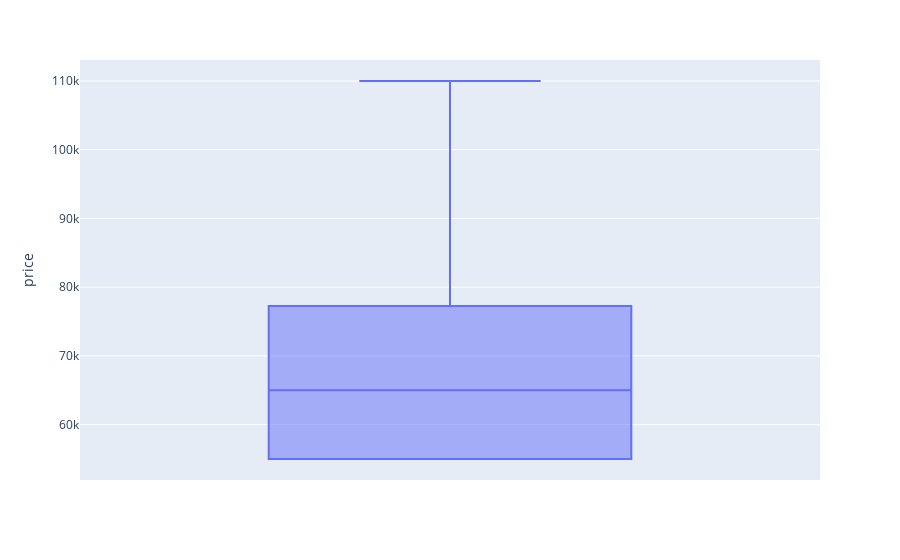

The cell this chart's notebook holds for it:
### Code cell
get_box_plot(processed_df, plot_parameter="price", numBedrooms=2, category="apartment", location="Bandra East").show()

### Figure 1 — Plotly figure (JSON) as saved in the notebook; plotly's stock layout.template omitted (floating-point values rounded to 4 significant figures)
{"data": [{"alignmentgroup": "True", "hovertemplate": "price=%{y}<extra></extra>", "legendgroup": "", "marker": {"color": "#636efa"}, "name": "", "notched": false, "offsetgroup": "", "orientation": "v", "showlegend": false, "type": "box", "x0": " ", "xaxis": "x", "y": [99000, 65000, 110000, 70000, 70000, 55000, 65000, 55000, 55000], "y0": " ", "yaxis": "y"}], "layout": {"boxmode": "group", "legend": {"tracegroupgap": 0}, "margin": {"t": 60}, "xaxis": {"anchor": "y", "domain": [0, 1]}, "yaxis": {"anchor": "x", "domain": [0, 1], "title": {"text": "price"}}}}
